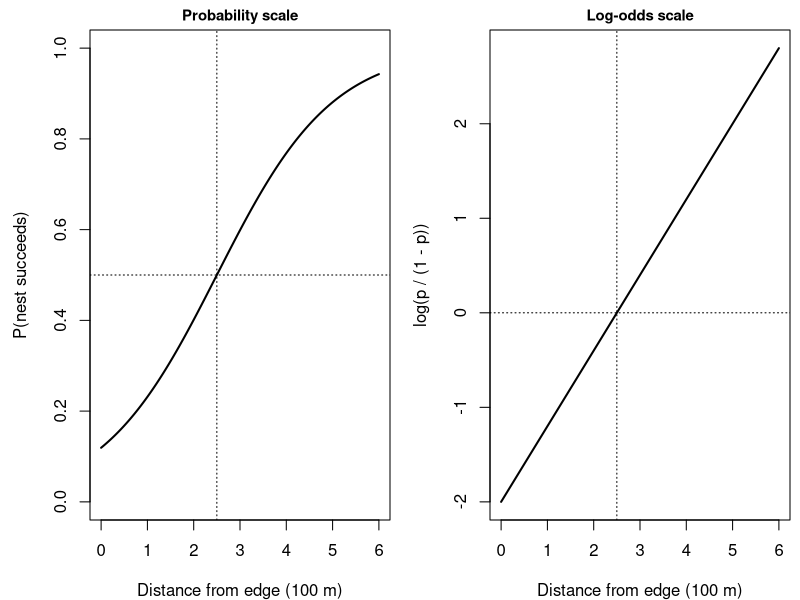
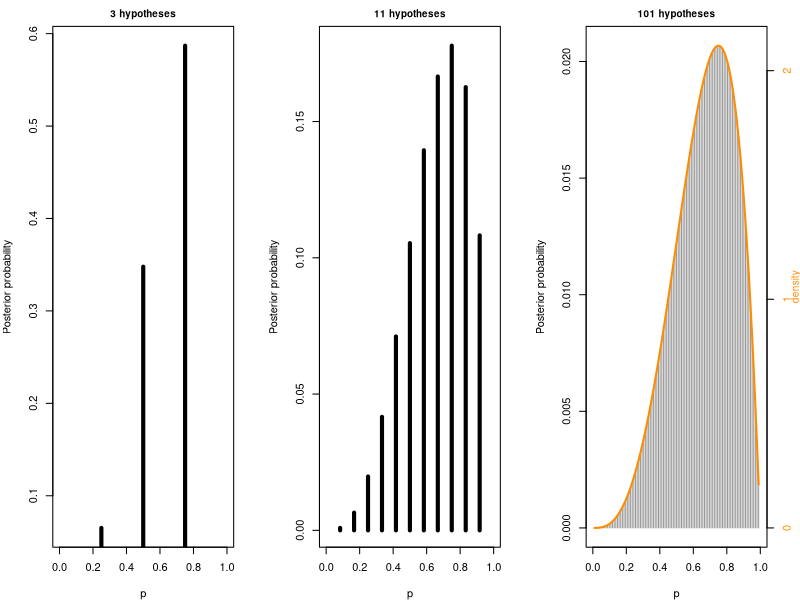
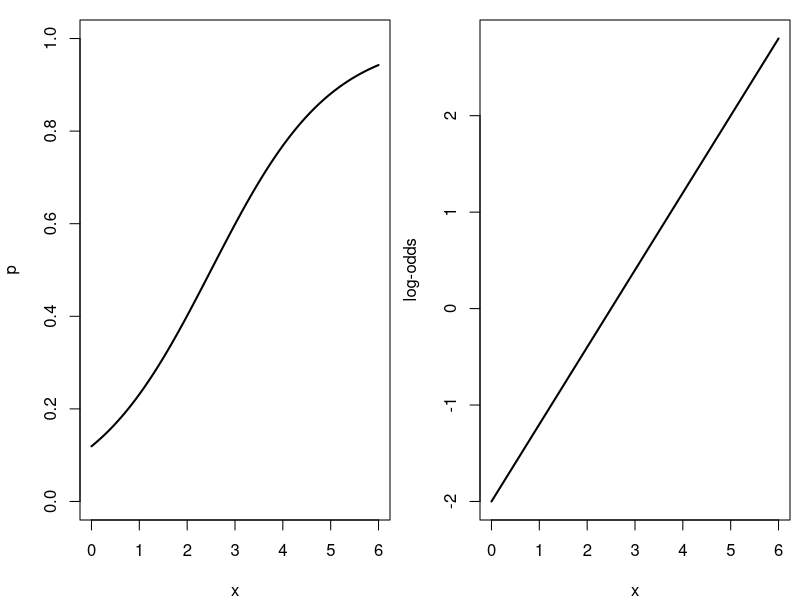
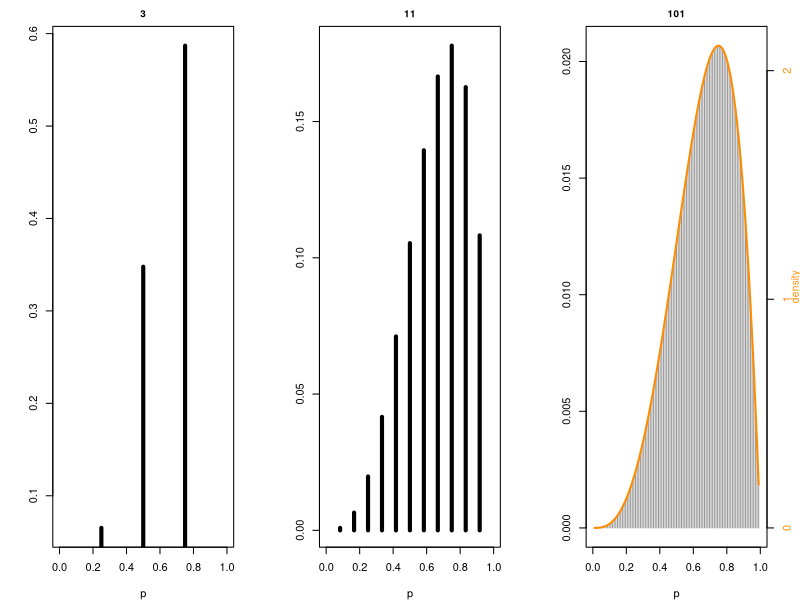

The R script that drew these images, in order:
## ---- chunk 1
knitr::opts_chunk$set(echo = TRUE, warning = FALSE, message = FALSE,
                       fig.width = 5, fig.height = 3.3)
## ---- chunk 2
a_ex <- -2; b_ex <- 0.8   # nest success vs. distance from edge (100s of m)
x_seq <- seq(0, 6, length.out = 200)
par(mfrow = c(1, 2), mar = c(4, 4.5, 1.5, 0.5))
plot(x_seq, plogis(a_ex + b_ex * x_seq), type = "l", lwd = 2, ylim = c(0, 1),
     xlab = "Distance from edge (100 m)", ylab = "P(nest succeeds)",
     main = "Probability scale", cex.main = 0.9)
abline(h = 0.5, v = -a_ex / b_ex, lty = 3)
plot(x_seq, a_ex + b_ex * x_seq, type = "l", lwd = 2,
     xlab = "Distance from edge (100 m)", ylab = "log(p / (1 - p))",
     main = "Log-odds scale", cex.main = 0.9)
abline(h = 0, v = -a_ex / b_ex, lty = 3)
## ---- chunk 3
p3 <- c(0.25, 0.5, 0.75)
lik3 <- p3^3 * (1 - p3)
prior3 <- rep(1/3, 3)
post3 <- lik3 * prior3 / sum(lik3 * prior3)
round(rbind(likelihood = lik3, posterior = post3), 3)
sum(lik3)          # Week 5 WOD 2d: likelihoods don't sum to 1
## ---- chunk 4
# posterior probability at each of n_grid equally spaced values of p (flat prior)
grid_post <- function(n_grid) {
  p_g <- seq(0, 1, length.out = n_grid + 2)[-c(1, n_grid + 2)]
  w <- p_g^3 * (1 - p_g)
  list(p = p_g, prob = w / sum(w), spacing = diff(p_g)[1])
}
# bars = probabilities; on the finest grid, overlay Beta(4, 2) density x spacing
plot_grids <- function(ylab = "Posterior probability", titles = TRUE) {
  par(mfrow = c(1, 3), mar = c(4, 4, 2, 2.5))
  for (n_grid in c(3, 11, 101)) {
    g <- grid_post(n_grid)
    plot(g$p, g$prob, type = "h", lwd = if (n_grid < 20) 4 else 1,
         col = if (n_grid < 20) "black" else "grey60",
         xlim = c(0, 1), xlab = "p", ylab = ylab, cex.main = 0.9,
         main = if (titles) paste(n_grid, "hypotheses") else n_grid)
    if (n_grid == 101) {
      lines(g$p, dbeta(g$p, 4, 2) * g$spacing, lwd = 2, col = "darkorange")
      axis(4, at = (0:2) * g$spacing, labels = 0:2, col.axis = "darkorange")
      mtext("density", side = 4, line = 1.6, cex = 0.6, col = "darkorange")
    }
  }
}
plot_grids()
grid_tab <- t(sapply(c(3, 11, 101), function(n_grid) {
  g <- grid_post(n_grid)
  c(n = n_grid, tallest_bar = max(g$prob),
    bar_over_spacing = max(g$prob) / g$spacing)
}))
round(grid_tab, 3)
dbeta(0.75, 4, 2)   # peak of the limiting density
## ---- chunk 5
par(mfrow = c(1, 2), mar = c(4, 4, 1, 0.5))
plot(x_seq, plogis(a_ex + b_ex * x_seq), type = "l", lwd = 2, ylim = c(0, 1),
     xlab = "x", ylab = "p")
plot(x_seq, a_ex + b_ex * x_seq, type = "l", lwd = 2, xlab = "x",
     ylab = "log-odds")
## ---- chunk 6
plot_grids(ylab = "", titles = FALSE)
